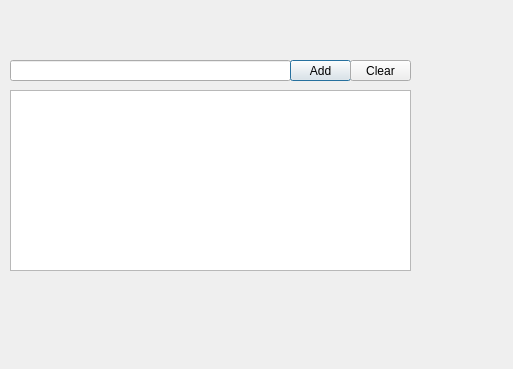
<?xml version="1.0" encoding="UTF-8"?>
<ui version="4.0">
 <class>Dialog</class>
 <widget class="QDialog" name="Dialog">
  <property name="geometry">
   <rect>
    <x>0</x>
    <y>0</y>
    <width>513</width>
    <height>369</height>
   </rect>
  </property>
  <property name="windowTitle">
   <string>Dialog</string>
  </property>
  <widget class="QLineEdit" name="lineEdit">
   <property name="geometry">
    <rect>
     <x>10</x>
     <y>60</y>
     <width>281</width>
     <height>21</height>
    </rect>
   </property>
  </widget>
  <widget class="QPushButton" name="pushButton">
   <property name="geometry">
    <rect>
     <x>290</x>
     <y>60</y>
     <width>61</width>
     <height>21</height>
    </rect>
   </property>
   <property name="text">
    <string>Add</string>
   </property>
  </widget>
  <widget class="QTextBrowser" name="textBrowser">
   <property name="geometry">
    <rect>
     <x>10</x>
     <y>90</y>
     <width>401</width>
     <height>181</height>
    </rect>
   </property>
  </widget>
  <widget class="QPushButton" name="pushButton_2">
   <property name="geometry">
    <rect>
     <x>350</x>
     <y>60</y>
     <width>61</width>
     <height>21</height>
    </rect>
   </property>
   <property name="text">
    <string>Clear</string>
   </property>
  </widget>
 </widget>
 <resources/>
 <connections/>
</ui>
